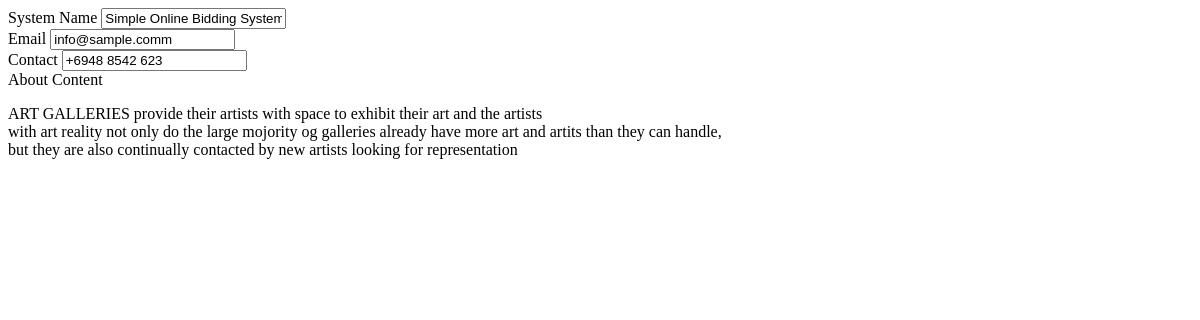
The page /admin/site_settings.php on the database as committed earlier.
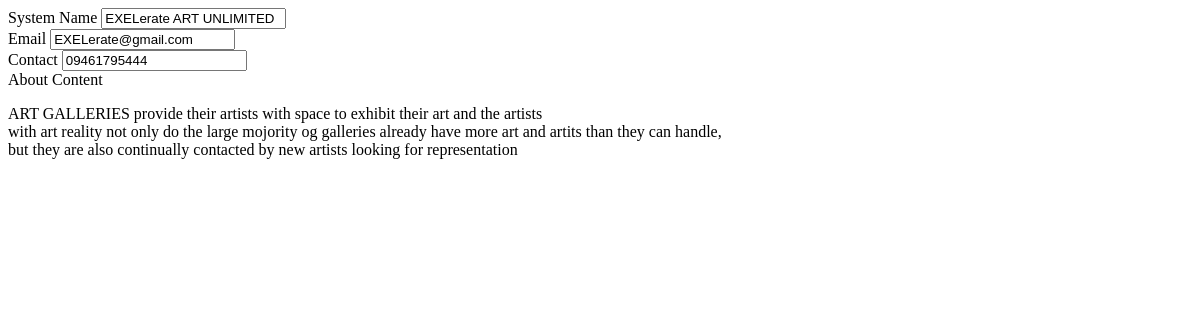
The same page on the database as committed later.
### tables this page shows
CREATE TABLE `system_settings` (
  `id` int(30) NOT NULL,
  `name` text NOT NULL,
  `email` varchar(200) NOT NULL,
  `contact` varchar(20) NOT NULL
);

### admin/site_settings.php (the view, shortened to what this page needs)
<?php
include 'db_connect.php';
$qry = $conn->query("SELECT * from system_settings limit 1");
if($qry->num_rows > 0){
	foreach($qry->fetch_array() as $k => $val){
		$meta[$k] = $val;
	}
}
 ?>
<div class="container-fluid">
	<div class="card col-lg-12">
		<div class="card-body">
			<form action="" id="manage-settings">
				<div class="form-group">
					<label for="name" class="control-label">System Name</label>
					<input type="text" class="form-control" id="name" name="name" value="<?php echo isset($meta['name']) ? $meta['name'] : '' ?>" required>
				</div>
				<div class="form-group">
					<label for="email" class="control-label">Email</label>
					<input type="email" class="form-control" id="email" name="email" value="<?php echo isset($meta['email']) ? $meta['email'] : '' ?>" required>
				</div>
				<div class="form-group">
					<label for="contact" class="control-label">Contact</label>
					<input type="text" class="form-control" id="contact" name="contact" value="<?php echo isset($meta['contact']) ? $meta['contact'] : '' ?>" required>
				</div>
				<div class="form-group">
					<label for="about" class="control-label">About Content</label>
					<p> ART GALLERIES provide their artists with space to exhibit their art and the artists <br> with art reality
					 not only do the large mojority og galleries already have more art and artits than they can handle, <br>but they are also continually contacted by new artists looking for representation</p>
				</div>
			</form>
		</div>
	</div>
</div>

Rows that differ between the two databases and show on the page:
changed system_settings: name "Simple Online Bidding System" → "EXELerate ART UNLIMITED"; email "info@sample.comm" → "EXELerate@gmail.com"; contact "+6948 8542 623" → "09461795444"
